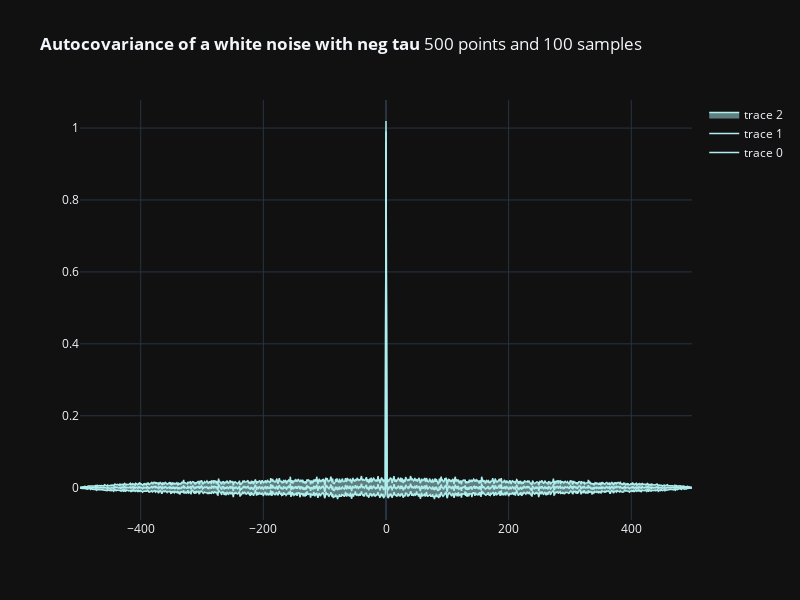

Notebook cell for this chart:
### Code cell
# test auto covariance with negaive tau
n_points = 500
samples = sample_wnoise(n_points, 100)

autocovariances = get_autocovariances(samples)
autocov_with_neg_tau = np.zeros((len(samples), 2*n_points-1))
autocov_with_neg_tau[:,:n_points] = np.flip(autocovariances)
autocov_with_neg_tau[:,n_points:] = autocovariances[:,1:]
plot_mean_std(autocov_with_neg_tau, 
              title =f"<b>Autocovariance of a white noise with neg tau</b> {n_points} points and 100 samples",
              x = np.arange(-n_points+1, n_points)
             )

### Figure 1 — Plotly figure (JSON) as saved in the notebook; plotly's stock layout.template omitted (floating-point values rounded to 4 significant figures; data arrays with more than 128 entries replaced by an {"elided": "..."} marker saying what was removed)
{"data": [{"line": {"color": "paleturquoise", "width": 1.5}, "type": "scatter", "x": {"elided": "999 int values"}, "y": {"elided": "999 float values"}}, {"line": {"color": "paleturquoise", "width": 1.5}, "opacity": 0.6, "type": "scatter", "x": {"elided": "999 int values"}, "y": {"elided": "999 float values"}}, {"fill": "tonexty", "line": {"color": "paleturquoise", "width": 1.5}, "opacity": 0.6, "type": "scatter", "x": {"elided": "999 int values"}, "y": {"elided": "999 float values"}}], "layout": {"height": 600, "title": {"text": "<b>Autocovariance of a white noise with neg tau</b> 500 points and 100 samples"}, "width": 800}}
